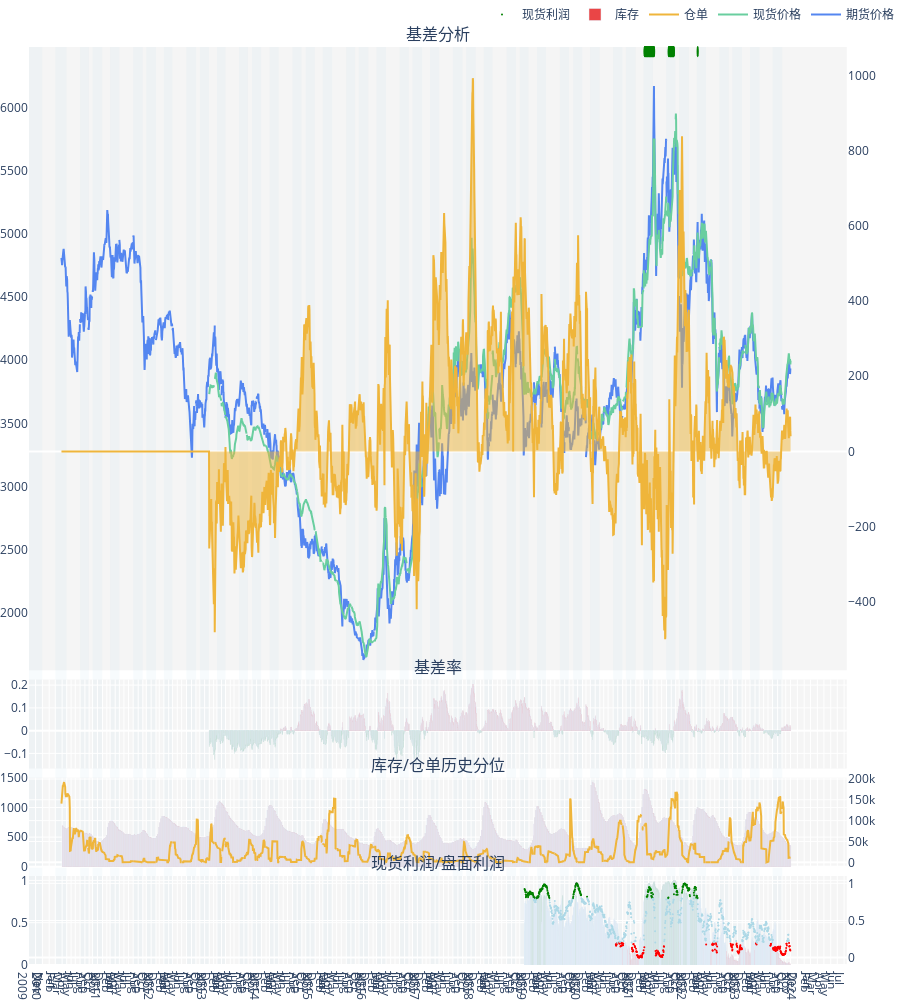

Notebook source saved alongside this figure:
### Code cell
fig = make_subplots(rows=4, cols=1, shared_xaxes=True, 
                    specs=[[{"secondary_y": True}], [{"secondary_y": True}], [{"secondary_y": True}], [{"secondary_y": True}]],
                   vertical_spacing=0.01, 
                   subplot_titles=('基差分析', '基差率', '库存/仓单历史分位', '现货利润/盘面利润'), 
                   row_width=[0.1, 0.1, 0.1, 0.7])

# 创建主图：期货价格、现货价格、基差
fig_future_price = go.Scatter(x=symbol.symbol_data['日期'], y=symbol.symbol_data['主力合约收盘价'], name='期货价格', 
                              marker_color='rgb(84,134,240)')
fig_spot_price = go.Scatter(x=symbol.symbol_data['日期'], y=symbol.symbol_data['现货价格'], name='现货价格', marker_color='rgb(105,206,159)')
fig_basis = go.Scatter(x=symbol.symbol_data['日期'], y=symbol.symbol_data['基差'], stackgroup='one', name='基差', 
                       marker_color='rgb(239,181,59)', showlegend=False)
fig.add_trace(fig_basis, secondary_y=True)
fig.add_trace(fig_future_price, row = 1, col = 1)
fig.add_trace(fig_spot_price, row = 1, col = 1)

# 创建辅图-基差率，并根据基差率正负配色
sign_color_mapping = {0:'green', 1:'red'}
fig_basis_rate = go.Bar(x=symbol.symbol_data['日期'], y = symbol.symbol_data['基差率'], name='基差率',
                        marker=dict(color=symbol.basis_color['基差率颜色'], colorscale=list(sign_color_mapping.values()),
                                    showscale=False),
                        showlegend=False,
                        hovertemplate='%{y:.2%}')
fig.add_trace(fig_basis_rate, row = 2, col = 1)

# 创建辅图-库存/仓单
fig_receipt = go.Scatter(x=symbol.symbol_data['日期'], y=symbol.symbol_data['仓单'], name='仓单', marker_color='rgb(239,181,59)')
fig_storage = go.Bar(x=symbol.symbol_data['日期'], y=symbol.symbol_data['库存'], name='库存', marker_color='rgb(234,69,70)')
fig.add_trace(fig_receipt, row = 3, col = 1, secondary_y=True)
fig.add_trace(fig_storage, row = 3, col = 1)

# 创建辅图-库存/仓单历史时间百分位，并根据分位配色
histroy_color_mapping ={1:'red', 2:'lightblue', 3:'lightblue', 4:'lightblue', 5:'green'}
# df_rank['仓单分位颜色'] = df_rank['仓单历史时间分位'].map(histroy_color_mapping)
# fig_receipt_rank = go.Scatter(x=df_rank['日期'], y=df_rank['仓单历史时间百分位'], name='仓单分位', marker_color='rgb(239,181,59)')
fig_receipt_rank = go.Scatter(x=symbol.data_rank['日期'], y=symbol.data_rank['仓单历史时间百分位'], name='仓单分位', mode='markers',
                              marker=dict(size=2, color=symbol.data_rank['仓单历史时间分位'], colorscale=list(histroy_color_mapping.values())),
                              showlegend=False,
                              hovertemplate='%{y:.2%}')
# fig.add_trace(fig_receipt_rank, row = 3, col = 1, secondary_y=True)
symbol.data_rank['库存分位颜色'] = symbol.data_rank['库存历史时间分位'].map(histroy_color_mapping)
# fig_storage_rank = go.Bar(x=df_rank['日期'], y=df_rank['库存历史时间百分位'], name='库存分位', marker_color='rgb(234,69,70)')
fig_storage_rank = go.Bar(x=symbol.data_rank['日期'], y=symbol.data_rank['库存历史时间百分位'], name='库存分位', marker_color=symbol.data_rank['库存分位颜色'],
                          hovertemplate='%{y:.2%}')
# fig.add_trace(fig_storage_rank, row = 3, col = 1)

# 创建辅图-现货利润/盘面利润
# fig_spot_profit = go.Scatter(x=df_profit['日期'], y=df_profit['现货利润'], name='现货利润', marker_color='rgb(239,181,59)')
# fig_future_profit = go.Bar(x=df_profit['日期'], y=df_profit['盘面利润'], name='盘面利润', marker_color='rgb(234,69,70)')
# fig.add_trace(fig_spot_profit, row = 4, col = 1, secondary_y=True)
# fig.add_trace(fig_future_profit, row = 4, col = 1)

# 创建辅图-现货利润/盘面利润历史时间分位
symbol.data_rank['盘面利润分位颜色'] = symbol.data_rank['盘面利润历史时间分位'].map(histroy_color_mapping)
fig_spot_profit = go.Scatter(x=symbol.data_rank['日期'], y=symbol.data_rank['现货利润历史时间百分位'], name='现货利润', mode='markers',
                             marker=dict(size=2, color=symbol.data_rank['现货利润历史时间分位'], colorscale=list(histroy_color_mapping.values())),
                             hovertemplate='%{y:.2%}')
fig.add_trace(fig_spot_profit, row = 4, col = 1, secondary_y=True)
fig_future_profit = go.Bar(x=symbol.data_rank['日期'], y=symbol.data_rank['盘面利润历史时间百分位'], name='盘面利润', marker_color=symbol.data_rank['盘面利润分位颜色'],
                           showlegend=False,
                           hovertemplate='%{y:.2%}')
fig.add_trace(fig_future_profit, row = 4, col = 1)



# 根据交易时间过滤空数据
trade_date = ak.tool_trade_date_hist_sina()['trade_date']
trade_date = [d.strftime("%Y-%m-%d") for d in trade_date]
dt_all = pd.date_range(start=symbol.symbol_data['日期'].iloc[0],end=symbol.symbol_data['日期'].iloc[-1])
dt_all = [d.strftime("%Y-%m-%d") for d in dt_all]
dt_breaks = list(set(dt_all) - set(trade_date))

for _, row in symbol.spot_months.iterrows():
    fig.add_shape(
        # 矩形
        type="rect",
        # 矩形的坐标
        x0=row['Start Date'],
        x1=row['End Date'],
        y0=0,
        y1=1,
        xref='x',
        yref='paper',
        # 矩形的颜色和透明度
        fillcolor="LightBlue",
        opacity=0.1,
        # 矩形的边框
        line_width=0,
        # 矩形在数据之下
        layer="below"
    )

select_synchronize_index_value = ['基差率', '库存|仓单', '现货利润|盘面利润']
# df_signals =symbol.get_signals(select_synchronize_index_value)
symbol.signals = pd.merge(symbol.symbol_data[['日期', '基差率']],
                        symbol.data_rank[['日期', '库存历史时间分位', '仓单历史时间分位', '现货利润历史时间分位', '盘面利润历史时间分位']],
                        on='日期', how='outer')
symbol.signals['基差率'] = symbol.signals['基差率'].map(lambda x: 1 if x > 0 else (-1 if x < 0 else 0))
# print(symbol.signals)
# # For other columns
# for col in ['库存历史时间分位', '仓单历史时间分位', '现货利润历史时间分位', '盘面利润历史时间分位']:
#     symbol.signals[col] = symbol.signals[col].map(lambda x: -1 if x == 5 else (0 if x != 1 else 1))
for col in ['库存历史时间分位', '仓单历史时间分位', '现货利润历史时间分位', '盘面利润历史时间分位']:
    symbol.signals[col] = symbol.signals[col].map(lambda x: -1 if x == 5 else (0 if x != 1 else 1)).fillna(0).astype(int)
print(symbol.signals)
symbol.signals['库存|仓单'] = symbol.signals['库存历史时间分位'] | symbol.signals['仓单历史时间分位']
symbol.signals['现货利润|盘面利润'] = symbol.signals['现货利润历史时间分位'] | symbol.signals['盘面利润历史时间分位']
if len(select_synchronize_index_value)!=0:
    symbol.signals['信号数量'] = symbol.signals[select_synchronize_index_value].sum(axis=1)

signal_nums = len(select_synchronize_index_value)
df_short_signals = symbol.signals[symbol.signals['信号数量']==-signal_nums]        
for _, row in df_short_signals.iterrows():
    next_day = row['日期'] + timedelta(days=1)
    fig.add_shape(
        type='circle',
        x0=row['日期'], x1=next_day,
        y0=1, y1=0.99,
        xref='x', yref='paper',
        fillcolor='green',
        line_color='green'
    )

# X轴坐标按照年-月显示
fig.update_xaxes(
    showgrid=True,
    zeroline=True,
    dtick="M1",  # 按月显示
    ticklabelmode="period",   # instant  period
    tickformat="%b\n%Y",
    rangebreaks=[dict(values=dt_breaks)],
    rangeslider_visible = False, # 下方滑动条缩放
    # 增加固定范围选择
    # rangeselector = dict(
    #     buttons = list([
    #         dict(count = 1, label = '1M', step = 'month', stepmode = 'backward'),
    #         dict(count = 6, label = '6M', step = 'month', stepmode = 'backward'),
    #         dict(count = 1, label = '1Y', step = 'year', stepmode = 'backward'),
    #         dict(count = 1, label = 'YTD', step = 'year', stepmode = 'todate'),
    #         dict(step = 'all')
    #         ]))
)
#fig.update_traces(xbins_size="M1")
max_y = symbol.symbol_data['主力合约收盘价'] .max() * 1.05
min_y = symbol.symbol_data['主力合约收盘价'] .min() * 0.95
fig.update_layout(
    yaxis_range=[min_y,max_y],
    #autosize=False,
    #width=800,
    height=1000,
    margin=dict(l=0, r=0, t=0, b=0),
    plot_bgcolor='WhiteSmoke',
    xaxis_showgrid=False,
    yaxis_showgrid=False,
    yaxis2_showgrid=False,
    hovermode='x unified',
    legend=dict(
        orientation='h',
        yanchor='bottom',
        y=1.02,
        xanchor='right',
        x=1
    )
)

fig.show()

### Figure 1 — Plotly figure (JSON) as saved in the notebook; plotly's stock layout.template omitted (floating-point values rounded to 4 significant figures; data arrays with more than 128 entries replaced by an {"elided": "..."} marker saying what was removed)
{"data": [{"marker": {"color": "rgb(239,181,59)"}, "name": "基差", "showlegend": false, "stackgroup": "one", "type": "scatter", "x": {"elided": "3412 str values"}, "xaxis": "x", "y": {"elided": "3412 float values"}, "yaxis": "y2"}, {"marker": {"color": "rgb(84,134,240)"}, "name": "期货价格", "type": "scatter", "x": {"elided": "3412 str values"}, "xaxis": "x", "y": {"elided": "3412 int values"}, "yaxis": "y"}, {"marker": {"color": "rgb(105,206,159)"}, "name": "现货价格", "type": "scatter", "x": {"elided": "3412 str values"}, "xaxis": "x", "y": {"elided": "3412 float values"}, "yaxis": "y"}, {"hovertemplate": "%{y:.2%}", "marker": {"color": {"elided": "3412 int values"}, "colorscale": [[0, "green"], [1, "red"]], "showscale": false}, "name": "基差率", "showlegend": false, "type": "bar", "x": {"elided": "3412 str values"}, "xaxis": "x2", "y": {"elided": "3412 float values"}, "yaxis": "y3"}, {"marker": {"color": "rgb(239,181,59)"}, "name": "仓单", "type": "scatter", "x": {"elided": "3412 str values"}, "xaxis": "x3", "y": {"elided": "3412 int values"}, "yaxis": "y6"}, {"marker": {"color": "rgb(234,69,70)"}, "name": "库存", "type": "bar", "x": {"elided": "3412 str values"}, "xaxis": "x3", "y": {"elided": "3412 float values"}, "yaxis": "y5"}, {"hovertemplate": "%{y:.2%}", "marker": {"color": {"elided": "1248 int values"}, "colorscale": [[0, "red"], [0.25, "lightblue"], [0.5, "lightblue"], [0.75, "lightblue"], [1, "green"]], "size": 2}, "mode": "markers", "name": "现货利润", "type": "scatter", "x": {"elided": "1248 str values"}, "xaxis": "x4", "y": {"elided": "1248 float values"}, "yaxis": "y8"}, {"hovertemplate": "%{y:.2%}", "marker": {"color": {"elided": "1248 str values"}}, "name": "盘面利润", "showlegend": false, "type": "bar", "x": {"elided": "1248 str values"}, "xaxis": "x4", "y": {"elided": "1248 float values"}, "yaxis": "y7"}], "layout": {"annotations": [{"font": {"size": 16}, "showarrow": false, "text": "基差分析", "x": 0.47, "xanchor": "center", "xref": "paper", "y": 1, "yanchor": "bottom", "yref": "paper"}, {"font": {"size": 16}, "showarrow": false, "text": "基差率", "x": 0.47, "xanchor": "center", "xref": "paper", "y": 0.311, "yanchor": "bottom", "yref": "paper"}, {"font": {"size": 16}, "showarrow": false, "text": "库存/仓单历史分位", "x": 0.47, "xanchor": "center", "xref": "paper", "y": 0.204, "yanchor": "bottom", "yref": "paper"}, {"font": {"size": 16}, "showarrow": false, "text": "现货利润/盘面利润", "x": 0.47, "xanchor": "center", "xref": "paper", "y": 0.097, "yanchor": "bottom", "yref": "paper"}], "height": 1000, "hovermode": "x unified", "legend": {"orientation": "h", "x": 1, "xanchor": "right", "y": 1.02, "yanchor": "bottom"}, "margin": {"b": 0, "l": 0, "r": 0, "t": 0}, "plot_bgcolor": "WhiteSmoke", "shapes": [{"fillcolor": "LightBlue", "layer": "below", "line": {"width": 0}, "opacity": 0.1, "type": "rect", "x0": "2009-11-01T00:00:00", "x1": "2009-12-31T00:00:00", "xref": "x", "y0": 0, "y1": 1, "yref": "paper"}, {"fillcolor": "LightBlue", "layer": "below", "line": {"width": 0}, "opacity": 0.1, "type": "rect", "x0": "2010-03-01T00:00:00", "x1": "2010-04-30T00:00:00", "xref": "x", "y0": 0, "y1": 1, "yref": "paper"}, {"fillcolor": "LightBlue", "layer": "below", "line": {"width": 0}, "opacity": 0.1, "type": "rect", "x0": "2010-08-01T00:00:00", "x1": "2010-09-30T00:00:00", "xref": "x", "y0": 0, "y1": 1, "yref": "paper"}, {"fillcolor": "LightBlue", "layer": "below", "line": {"width": 0}, "opacity": 0.1, "type": "rect", "x0": "2010-11-01T00:00:00", "x1": "2010-12-31T00:00:00", "xref": "x", "y0": 0, "y1": 1, "yref": "paper"}, {"fillcolor": "LightBlue", "layer": "below", "line": {"width": 0}, "opacity": 0.1, "type": "rect", "x0": "2011-03-01T00:00:00", "x1": "2011-04-30T00:00:00", "xref": "x", "y0": 0, "y1": 1, "yref": "paper"}, {"fillcolor": "LightBlue", "layer": "below", "line": {"width": 0}, "opacity": 0.1, "type": "rect", "x0": "2011-08-01T00:00:00", "x1": "2011-09-30T00:00:00", "xref": "x", "y0": 0, "y1": 1, "yref": "paper"}, {"fillcolor": "LightBlue", "layer": "below", "line": {"width": 0}, "opacity": 0.1, "type": "rect", "x0": "2011-11-01T00:00:00", "x1": "2011-12-31T00:00:00", "xref": "x", "y0": 0, "y1": 1, "yref": "paper"}, {"fillcolor": "LightBlue", "layer": "below", "line": {"width": 0}, "opacity": 0.1, "type": "rect", "x0": "2012-03-01T00:00:00", "x1": "2012-04-30T00:00:00", "xref": "x", "y0": 0, "y1": 1, "yref": "paper"}, {"fillcolor": "LightBlue", "layer": "below", "line": {"width": 0}, "opacity": 0.1, "type": "rect", "x0": "2012-08-01T00:00:00", "x1": "2012-09-30T00:00:00", "xref": "x", "y0": 0, "y1": 1, "yref": "paper"}, {"fillcolor": "LightBlue", "layer": "below", "line": {"width": 0}, "opacity": 0.1, "type": "rect", "x0": "2012-11-01T00:00:00", "x1": "2012-12-31T00:00:00", "xref": "x", "y0": 0, "y1": 1, "yref": "paper"}, {"fillcolor": "LightBlue", "layer": "below", "line": {"width": 0}, "opacity": 0.1, "type": "rect", "x0": "2013-03-01T00:00:00", "x1": "2013-04-30T00:00:00", "xref": "x", "y0": 0, "y1": 1, "yref": "paper"}, {"fillcolor": "LightBlue", "layer": "below", "line": {"width": 0}, "opacity": 0.1, "type": "rect", "x0": "2013-08-01T00:00:00", "x1": "2013-09-30T00:00:00", "xref": "x", "y0": 0, "y1": 1, "yref": "paper"}, {"fillcolor": "LightBlue", "layer": "below", "line": {"width": 0}, "opacity": 0.1, "type": "rect", "x0": "2013-11-01T00:00:00", "x1": "2013-12-31T00:00:00", "xref": "x", "y0": 0, "y1": 1, "yref": "paper"}, {"fillcolor": "LightBlue", "layer": "below", "line": {"width": 0}, "opacity": 0.1, "type": "rect", "x0": "2014-03-01T00:00:00", "x1": "2014-04-30T00:00:00", "xref": "x", "y0": 0, "y1": 1, "yref": "paper"}, {"fillcolor": "LightBlue", "layer": "below", "line": {"width": 0}, "opacity": 0.1, "type": "rect", "x0": "2014-08-01T00:00:00", "x1": "2014-09-30T00:00:00", "xref": "x", "y0": 0, "y1": 1, "yref": "paper"}, {"fillcolor": "LightBlue", "layer": "below", "line": {"width": 0}, "opacity": 0.1, "type": "rect", "x0": "2014-11-01T00:00:00", "x1": "2014-12-31T00:00:00", "xref": "x", "y0": 0, "y1": 1, "yref": "paper"}, {"fillcolor": "LightBlue", "layer": "below", "line": {"width": 0}, "opacity": 0.1, "type": "rect", "x0": "2015-03-01T00:00:00", "x1": "2015-04-30T00:00:00", "xref": "x", "y0": 0, "y1": 1, "yref": "paper"}, {"fillcolor": "LightBlue", "layer": "below", "line": {"width": 0}, "opacity": 0.1, "type": "rect", "x0": "2015-08-01T00:00:00", "x1": "2015-09-30T00:00:00", "xref": "x", "y0": 0, "y1": 1, "yref": "paper"}, {"fillcolor": "LightBlue", "layer": "below", "line": {"width": 0}, "opacity": 0.1, "type": "rect", "x0": "2015-11-01T00:00:00", "x1": "2015-12-31T00:00:00", "xref": "x", "y0": 0, "y1": 1, "yref": "paper"}, {"fillcolor": "LightBlue", "layer": "below", "line": {"width": 0}, "opacity": 0.1, "type": "rect", "x0": "2016-03-01T00:00:00", "x1": "2016-04-30T00:00:00", "xref": "x", "y0": 0, "y1": 1, "yref": "paper"}, {"fillcolor": "LightBlue", "layer": "below", "line": {"width": 0}, "opacity": 0.1, "type": "rect", "x0": "2016-08-01T00:00:00", "x1": "2016-09-30T00:00:00", "xref": "x", "y0": 0, "y1": 1, "yref": "paper"}, {"fillcolor": "LightBlue", "layer": "below", "line": {"width": 0}, "opacity": 0.1, "type": "rect", "x0": "2016-11-01T00:00:00", "x1": "2016-12-31T00:00:00", "xref": "x", "y0": 0, "y1": 1, "yref": "paper"}, {"fillcolor": "LightBlue", "layer": "below", "line": {"width": 0}, "opacity": 0.1, "type": "rect", "x0": "2017-03-01T00:00:00", "x1": "2017-04-30T00:00:00", "xref": "x", "y0": 0, "y1": 1, "yref": "paper"}, {"fillcolor": "LightBlue", "layer": "below", "line": {"width": 0}, "opacity": 0.1, "type": "rect", "x0": "2017-08-01T00:00:00", "x1": "2017-09-30T00:00:00", "xref": "x", "y0": 0, "y1": 1, "yref": "paper"}, {"fillcolor": "LightBlue", "layer": "below", "line": {"width": 0}, "opacity": 0.1, "type": "rect", "x0": "2017-11-01T00:00:00", "x1": "2017-12-31T00:00:00", "xref": "x", "y0": 0, "y1": 1, "yref": "paper"}, {"fillcolor": "LightBlue", "layer": "below", "line": {"width": 0}, "opacity": 0.1, "type": "rect", "x0": "2018-03-01T00:00:00", "x1": "2018-04-30T00:00:00", "xref": "x", "y0": 0, "y1": 1, "yref": "paper"}, {"fillcolor": "LightBlue", "layer": "below", "line": {"width": 0}, "opacity": 0.1, "type": "rect", "x0": "2018-08-01T00:00:00", "x1": "2018-09-30T00:00:00", "xref": "x", "y0": 0, "y1": 1, "yref": "paper"}, {"fillcolor": "LightBlue", "layer": "below", "line": {"width": 0}, "opacity": 0.1, "type": "rect", "x0": "2018-11-01T00:00:00", "x1": "2018-12-31T00:00:00", "xref": "x", "y0": 0, "y1": 1, "yref": "paper"}, {"fillcolor": "LightBlue", "layer": "below", "line": {"width": 0}, "opacity": 0.1, "type": "rect", "x0": "2019-03-01T00:00:00", "x1": "2019-04-30T00:00:00", "xref": "x", "y0": 0, "y1": 1, "yref": "paper"}, {"fillcolor": "LightBlue", "layer": "below", "line": {"width": 0}, "opacity": 0.1, "type": "rect", "x0": "2019-08-01T00:00:00", "x1": "2019-09-30T00:00:00", "xref": "x", "y0": 0, "y1": 1, "yref": "paper"}, {"fillcolor": "LightBlue", "layer": "below", "line": {"width": 0}, "opacity": 0.1, "type": "rect", "x0": "2019-11-01T00:00:00", "x1": "2019-12-31T00:00:00", "xref": "x", "y0": 0, "y1": 1, "yref": "paper"}, {"fillcolor": "LightBlue", "layer": "below", "line": {"width": 0}, "opacity": 0.1, "type": "rect", "x0": "2020-03-01T00:00:00", "x1": "2020-04-30T00:00:00", "xref": "x", "y0": 0, "y1": 1, "yref": "paper"}, {"fillcolor": "LightBlue", "layer": "below", "line": {"width": 0}, "opacity": 0.1, "type": "rect", "x0": "2020-08-01T00:00:00", "x1": "2020-09-30T00:00:00", "xref": "x", "y0": 0, "y1": 1, "yref": "paper"}, {"fillcolor": "LightBlue", "layer": "below", "line": {"width": 0}, "opacity": 0.1, "type": "rect", "x0": "2020-11-01T00:00:00", "x1": "2020-12-31T00:00:00", "xref": "x", "y0": 0, "y1": 1, "yref": "paper"}, {"fillcolor": "LightBlue", "layer": "below", "line": {"width": 0}, "opacity": 0.1, "type": "rect", "x0": "2021-03-01T00:00:00", "x1": "2021-04-30T00:00:00", "xref": "x", "y0": 0, "y1": 1, "yref": "paper"}, {"fillcolor": "LightBlue", "layer": "below", "line": {"width": 0}, "opacity": 0.1, "type": "rect", "x0": "2021-08-01T00:00:00", "x1": "2021-09-30T00:00:00", "xref": "x", "y0": 0, "y1": 1, "yref": "paper"}, {"fillcolor": "LightBlue", "layer": "below", "line": {"width": 0}, "opacity": 0.1, "type": "rect", "x0": "2021-11-01T00:00:00", "x1": "2021-12-31T00:00:00", "xref": "x", "y0": 0, "y1": 1, "yref": "paper"}, {"fillcolor": "LightBlue", "layer": "below", "line": {"width": 0}, "opacity": 0.1, "type": "rect", "x0": "2022-03-01T00:00:00", "x1": "2022-04-30T00:00:00", "xref": "x", "y0": 0, "y1": 1, "yref": "paper"}, {"fillcolor": "LightBlue", "layer": "below", "line": {"width": 0}, "opacity": 0.1, "type": "rect", "x0": "2022-08-01T00:00:00", "x1": "2022-09-30T00:00:00", "xref": "x", "y0": 0, "y1": 1, "yref": "paper"}, {"fillcolor": "LightBlue", "layer": "below", "line": {"width": 0}, "opacity": 0.1, "type": "rect", "x0": "2022-11-01T00:00:00", "x1": "2022-12-31T00:00:00", "xref": "x", "y0": 0, "y1": 1, "yref": "paper"}, {"fillcolor": "LightBlue", "layer": "below", "line": {"width": 0}, "opacity": 0.1, "type": "rect", "x0": "2023-03-01T00:00:00", "x1": "2023-04-30T00:00:00", "xref": "x", "y0": 0, "y1": 1, "yref": "paper"}, {"fillcolor": "LightBlue", "layer": "below", "line": {"width": 0}, "opacity": 0.1, "type": "rect", "x0": "2023-08-01T00:00:00", "x1": "2023-09-30T00:00:00", "xref": "x", "y0": 0, "y1": 1, "yref": "paper"}, {"fillcolor": "green", "line": {"color": "green"}, "type": "circle", "x0": "2021-03-08T00:00:00", "x1": "2021-03-09T00:00:00", "xref": "x", "y0": 1, "y1": 0.99, "yref": "paper"}, {"fillcolor": "green", "line": {"color": "green"}, "type": "circle", "x0": "2021-03-09T00:00:00", "x1": "2021-03-10T00:00:00", "xref": "x", "y0": 1, "y1": 0.99, "yref": "paper"}, {"fillcolor": "green", "line": {"color": "green"}, "type": "circle", "x0": "2021-03-10T00:00:00", "x1": "2021-03-11T00:00:00", "xref": "x", "y0": 1, "y1": 0.99, "yref": "paper"}, {"fillcolor": "green", "line": {"color": "green"}, "type": "circle", "x0": "2021-03-12T00:00:00", "x1": "2021-03-13T00:00:00", "xref": "x", "y0": 1, "y1": 0.99, "yref": "paper"}, {"fillcolor": "green", "line": {"color": "green"}, "type": "circle", "x0": "2021-03-15T00:00:00", "x1": "2021-03-16T00:00:00", "xref": "x", "y0": 1, "y1": 0.99, "yref": "paper"}, {"fillcolor": "green", "line": {"color": "green"}, "type": "circle", "x0": "2021-03-16T00:00:00", "x1": "2021-03-17T00:00:00", "xref": "x", "y0": 1, "y1": 0.99, "yref": "paper"}, {"fillcolor": "green", "line": {"color": "green"}, "type": "circle", "x0": "2021-03-17T00:00:00", "x1": "2021-03-18T00:00:00", "xref": "x", "y0": 1, "y1": 0.99, "yref": "paper"}, {"fillcolor": "green", "line": {"color": "green"}, "type": "circle", "x0": "2021-03-18T00:00:00", "x1": "2021-03-19T00:00:00", "xref": "x", "y0": 1, "y1": 0.99, "yref": "paper"}, {"fillcolor": "green", "line": {"color": "green"}, "type": "circle", "x0": "2021-03-19T00:00:00", "x1": "2021-03-20T00:00:00", "xref": "x", "y0": 1, "y1": 0.99, "yref": "paper"}, {"fillcolor": "green", "line": {"color": "green"}, "type": "circle", "x0": "2021-03-22T00:00:00", "x1": "2021-03-23T00:00:00", "xref": "x", "y0": 1, "y1": 0.99, "yref": "paper"}, {"fillcolor": "green", "line": {"color": "green"}, "type": "circle", "x0": "2021-03-23T00:00:00", "x1": "2021-03-24T00:00:00", "xref": "x", "y0": 1, "y1": 0.99, "yref": "paper"}, {"fillcolor": "green", "line": {"color": "green"}, "type": "circle", "x0": "2021-03-24T00:00:00", "x1": "2021-03-25T00:00:00", "xref": "x", "y0": 1, "y1": 0.99, "yref": "paper"}, {"fillcolor": "green", "line": {"color": "green"}, "type": "circle", "x0": "2021-03-25T00:00:00", "x1": "2021-03-26T00:00:00", "xref": "x", "y0": 1, "y1": 0.99, "yref": "paper"}, {"fillcolor": "green", "line": {"color": "green"}, "type": "circle", "x0": "2021-03-26T00:00:00", "x1": "2021-03-27T00:00:00", "xref": "x", "y0": 1, "y1": 0.99, "yref": "paper"}, {"fillcolor": "green", "line": {"color": "green"}, "type": "circle", "x0": "2021-03-29T00:00:00", "x1": "2021-03-30T00:00:00", "xref": "x", "y0": 1, "y1": 0.99, "yref": "paper"}, {"fillcolor": "green", "line": {"color": "green"}, "type": "circle", "x0": "2021-03-30T00:00:00", "x1": "2021-03-31T00:00:00", "xref": "x", "y0": 1, "y1": 0.99, "yref": "paper"}, {"fillcolor": "green", "line": {"color": "green"}, "type": "circle", "x0": "2021-03-31T00:00:00", "x1": "2021-04-01T00:00:00", "xref": "x", "y0": 1, "y1": 0.99, "yref": "paper"}, {"fillcolor": "green", "line": {"color": "green"}, "type": "circle", "x0": "2021-04-01T00:00:00", "x1": "2021-04-02T00:00:00", "xref": "x", "y0": 1, "y1": 0.99, "yref": "paper"}, {"fillcolor": "green", "line": {"color": "green"}, "type": "circle", "x0": "2021-04-02T00:00:00", "x1": "2021-04-03T00:00:00", "xref": "x", "y0": 1, "y1": 0.99, "yref": "paper"}, {"fillcolor": "green", "line": {"color": "green"}, "type": "circle", "x0": "2021-04-06T00:00:00", "x1": "2021-04-07T00:00:00", "xref": "x", "y0": 1, "y1": 0.99, "yref": "paper"}, {"fillcolor": "green", "line": {"color": "green"}, "type": "circle", "x0": "2021-04-07T00:00:00", "x1": "2021-04-08T00:00:00", "xref": "x", "y0": 1, "y1": 0.99, "yref": "paper"}, {"fillcolor": "green", "line": {"color": "green"}, "type": "circle", "x0": "2021-04-08T00:00:00", "x1": "2021-04-09T00:00:00", "xref": "x", "y0": 1, "y1": 0.99, "yref": "paper"}, {"fillcolor": "green", "line": {"color": "green"}, "type": "circle", "x0": "2021-04-09T00:00:00", "x1": "2021-04-10T00:00:00", "xref": "x", "y0": 1, "y1": 0.99, "yref": "paper"}, {"fillcolor": "green", "line": {"color": "green"}, "type": "circle", "x0": "2021-04-12T00:00:00", "x1": "2021-04-13T00:00:00", "xref": "x", "y0": 1, "y1": 0.99, "yref": "paper"}, {"fillcolor": "green", "line": {"color": "green"}, "type": "circle", "x0": "2021-04-13T00:00:00", "x1": "2021-04-14T00:00:00", "xref": "x", "y0": 1, "y1": 0.99, "yref": "paper"}, {"fillcolor": "green", "line": {"color": "green"}, "type": "circle", "x0": "2021-04-14T00:00:00", "x1": "2021-04-15T00:00:00", "xref": "x", "y0": 1, "y1": 0.99, "yref": "paper"}, {"fillcolor": "green", "line": {"color": "green"}, "type": "circle", "x0": "2021-04-15T00:00:00", "x1": "2021-04-16T00:00:00", "xref": "x", "y0": 1, "y1": 0.99, "yref": "paper"}, {"fillcolor": "green", "line": {"color": "green"}, "type": "circle", "x0": "2021-04-16T00:00:00", "x1": "2021-04-17T00:00:00", "xref": "x", "y0": 1, "y1": 0.99, "yref": "paper"}, {"fillcolor": "green", "line": {"color": "green"}, "type": "circle", "x0": "2021-04-19T00:00:00", "x1": "2021-04-20T00:00:00", "xref": "x", "y0": 1, "y1": 0.99, "yref": "paper"}, {"fillcolor": "green", "line": {"color": "green"}, "type": "circle", "x0": "2021-04-20T00:00:00", "x1": "2021-04-21T00:00:00", "xref": "x", "y0": 1, "y1": 0.99, "yref": "paper"}, {"fillcolor": "green", "line": {"color": "green"}, "type": "circle", "x0": "2021-04-21T00:00:00", "x1": "2021-04-22T00:00:00", "xref": "x", "y0": 1, "y1": 0.99, "yref": "paper"}, {"fillcolor": "green", "line": {"color": "green"}, "type": "circle", "x0": "2021-04-22T00:00:00", "x1": "2021-04-23T00:00:00", "xref": "x", "y0": 1, "y1": 0.99, "yref": "paper"}, {"fillcolor": "green", "line": {"color": "green"}, "type": "circle", "x0": "2021-04-23T00:00:00", "x1": "2021-04-24T00:00:00", "xref": "x", "y0": 1, "y1": 0.99, "yref": "paper"}, {"fillcolor": "green", "line": {"color": "green"}, "type": "circle", "x0": "2021-04-26T00:00:00", "x1": "2021-04-27T00:00:00", "xref": "x", "y0": 1, "y1": 0.99, "yref": "paper"}, {"fillcolor": "green", "line": {"color": "green"}, "type": "circle", "x0": "2021-04-27T00:00:00", "x1": "2021-04-28T00:00:00", "xref": "x", "y0": 1, "y1": 0.99, "yref": "paper"}, {"fillcolor": "green", "line": {"color": "green"}, "type": "circle", "x0": "2021-04-28T00:00:00", "x1": "2021-04-29T00:00:00", "xref": "x", "y0": 1, "y1": 0.99, "yref": "paper"}, {"fillcolor": "green", "line": {"color": "green"}, "type": "circle", "x0": "2021-04-29T00:00:00", "x1": "2021-04-30T00:00:00", "xref": "x", "y0": 1, "y1": 0.99, "yref": "paper"}, {"fillcolor": "green", "line": {"color": "green"}, "type": "circle", "x0": "2021-04-30T00:00:00", "x1": "2021-05-01T00:00:00", "xref": "x", "y0": 1, "y1": 0.99, "yref": "paper"}, {"fillcolor": "green", "line": {"color": "green"}, "type": "circle", "x0": "2021-05-06T00:00:00", "x1": "2021-05-07T00:00:00", "xref": "x", "y0": 1, "y1": 0.99, "yref": "paper"}, {"fillcolor": "green", "line": {"color": "green"}, "type": "circle", "x0": "2021-05-07T00:00:00", "x1": "2021-05-08T00:00:00", "xref": "x", "y0": 1, "y1": 0.99, "yref": "paper"}, {"fillcolor": "green", "line": {"color": "green"}, "type": "circle", "x0": "2021-05-10T00:00:00", "x1": "2021-05-11T00:00:00", "xref": "x", "y0": 1, "y1": 0.99, "yref": "paper"}, {"fillcolor": "green", "line": {"color": "green"}, "type": "circle", "x0": "2021-05-11T00:00:00", "x1": "2021-05-12T00:00:00", "xref": "x", "y0": 1, "y1": 0.99, "yref": "paper"}, {"fillcolor": "green", "line": {"color": "green"}, "type": "circle", "x0": "2021-05-12T00:00:00", "x1": "2021-05-13T00:00:00", "xref": "x", "y0": 1, "y1": 0.99, "yref": "paper"}, {"fillcolor": "green", "line": {"color": "green"}, "type": "circle", "x0": "2021-08-16T00:00:00", "x1": "2021-08-17T00:00:00", "xref": "x", "y0": 1, "y1": 0.99, "yref": "paper"}, {"fillcolor": "green", "line": {"color": "green"}, "type": "circle", "x0": "2021-08-17T00:00:00", "x1": "2021-08-18T00:00:00", "xref": "x", "y0": 1, "y1": 0.99, "yref": "paper"}, {"fillcolor": "green", "line": {"color": "green"}, "type": "circle", "x0": "2021-08-18T00:00:00", "x1": "2021-08-19T00:00:00", "xref": "x", "y0": 1, "y1": 0.99, "yref": "paper"}, {"fillcolor": "green", "line": {"color": "green"}, "type": "circle", "x0": "2021-08-23T00:00:00", "x1": "2021-08-24T00:00:00", "xref": "x", "y0": 1, "y1": 0.99, "yref": "paper"}, {"fillcolor": "green", "line": {"color": "green"}, "type": "circle", "x0": "2021-08-24T00:00:00", "x1": "2021-08-25T00:00:00", "xref": "x", "y0": 1, "y1": 0.99, "yref": "paper"}, {"fillcolor": "green", "line": {"color": "green"}, "type": "circle", "x0": "2021-08-25T00:00:00", "x1": "2021-08-26T00:00:00", "xref": "x", "y0": 1, "y1": 0.99, "yref": "paper"}, {"fillcolor": "green", "line": {"color": "green"}, "type": "circle", "x0": "2021-08-26T00:00:00", "x1": "2021-08-27T00:00:00", "xref": "x", "y0": 1, "y1": 0.99, "yref": "paper"}, {"fillcolor": "green", "line": {"color": "green"}, "type": "circle", "x0": "2021-08-27T00:00:00", "x1": "2021-08-28T00:00:00", "xref": "x", "y0": 1, "y1": 0.99, "yref": "paper"}, {"fillcolor": "green", "line": {"color": "green"}, "type": "circle", "x0": "2021-08-30T00:00:00", "x1": "2021-08-31T00:00:00", "xref": "x", "y0": 1, "y1": 0.99, "yref": "paper"}, {"fillcolor": "green", "line": {"color": "green"}, "type": "circle", "x0": "2021-08-31T00:00:00", "x1": "2021-09-01T00:00:00", "xref": "x", "y0": 1, "y1": 0.99, "yref": "paper"}, {"fillcolor": "green", "line": {"color": "green"}, "type": "circle", "x0": "2021-09-01T00:00:00", "x1": "2021-09-02T00:00:00", "xref": "x", "y0": 1, "y1": 0.99, "yref": "paper"}, {"fillcolor": "green", "line": {"color": "green"}, "type": "circle", "x0": "2021-09-02T00:00:00", "x1": "2021-09-03T00:00:00", "xref": "x", "y0": 1, "y1": 0.99, "yref": "paper"}, {"fillcolor": "green", "line": {"color": "green"}, "type": "circle", "x0": "2021-09-03T00:00:00", "x1": "2021-09-04T00:00:00", "xref": "x", "y0": 1, "y1": 0.99, "yref": "paper"}, {"fillcolor": "green", "line": {"color": "green"}, "type": "circle", "x0": "2021-09-06T00:00:00", "x1": "2021-09-07T00:00:00", "xref": "x", "y0": 1, "y1": 0.99, "yref": "paper"}, {"fillcolor": "green", "line": {"color": "green"}, "type": "circle", "x0": "2021-09-07T00:00:00", "x1": "2021-09-08T00:00:00", "xref": "x", "y0": 1, "y1": 0.99, "yref": "paper"}, {"fillcolor": "green", "line": {"color": "green"}, "type": "circle", "x0": "2021-09-08T00:00:00", "x1": "2021-09-09T00:00:00", "xref": "x", "y0": 1, "y1": 0.99, "yref": "paper"}, {"fillcolor": "green", "line": {"color": "green"}, "type": "circle", "x0": "2021-09-09T00:00:00", "x1": "2021-09-10T00:00:00", "xref": "x", "y0": 1, "y1": 0.99, "yref": "paper"}, {"fillcolor": "green", "line": {"color": "green"}, "type": "circle", "x0": "2021-09-10T00:00:00", "x1": "2021-09-11T00:00:00", "xref": "x", "y0": 1, "y1": 0.99, "yref": "paper"}, {"fillcolor": "green", "line": {"color": "green"}, "type": "circle", "x0": "2021-09-13T00:00:00", "x1": "2021-09-14T00:00:00", "xref": "x", "y0": 1, "y1": 0.99, "yref": "paper"}, {"fillcolor": "green", "line": {"color": "green"}, "type": "circle", "x0": "2021-09-14T00:00:00", "x1": "2021-09-15T00:00:00", "xref": "x", "y0": 1, "y1": 0.99, "yref": "paper"}, {"fillcolor": "green", "line": {"color": "green"}, "type": "circle", "x0": "2021-09-15T00:00:00", "x1": "2021-09-16T00:00:00", "xref": "x", "y0": 1, "y1": 0.99, "yref": "paper"}, {"fillcolor": "green", "line": {"color": "green"}, "type": "circle", "x0": "2021-09-16T00:00:00", "x1": "2021-09-17T00:00:00", "xref": "x", "y0": 1, "y1": 0.99, "yref": "paper"}, {"fillcolor": "green", "line": {"color": "green"}, "type": "circle", "x0": "2022-03-07T00:00:00", "x1": "2022-03-08T00:00:00", "xref": "x", "y0": 1, "y1": 0.99, "yref": "paper"}], "xaxis": {"anchor": "y", "domain": [0, 0.94], "dtick": "M1", "matches": "x4", "rangebreaks": [{"values": {"elided": "1670 str values"}}], "rangeslider": {"visible": false}, "showgrid": false, "showticklabels": false, "tickformat": "%b\n%Y", "ticklabelmode": "period", "zeroline": true}, "xaxis2": {"anchor": "y3", "domain": [0, 0.94], "dtick": "M1", "matches": "x4", "rangebreaks": [{"values": {"elided": "1670 str values"}}], "rangeslider": {"visible": false}, "showgrid": true, "showticklabels": false, "tickformat": "%b\n%Y", "ticklabelmode": "period", "zeroline": true}, "xaxis3": {"anchor": "y5", "domain": [0, 0.94], "dtick": "M1", "matches": "x4", "rangebreaks": [{"values": {"elided": "1670 str values"}}], "rangeslider": {"visible": false}, "showgrid": true, "showticklabels": false, "tickformat": "%b\n%Y", "ticklabelmode": "period", "zeroline": true}, "xaxis4": {"anchor": "y7", "domain": [0, 0.94], "dtick": "M1", "rangebreaks": [{"values": {"elided": "1670 str values"}}], "rangeslider": {"visible": false}, "showgrid": true, "tickformat": "%b\n%Y", "ticklabelmode": "period", "zeroline": true}, "yaxis": {"anchor": "x", "domain": [0.321, 1], "range": [1545.0, 6480.0], "showgrid": false}, "yaxis2": {"anchor": "x", "overlaying": "y", "showgrid": false, "side": "right"}, "yaxis3": {"anchor": "x2", "domain": [0.214, 0.311]}, "yaxis4": {"anchor": "x2", "overlaying": "y3", "side": "right"}, "yaxis5": {"anchor": "x3", "domain": [0.107, 0.204]}, "yaxis6": {"anchor": "x3", "overlaying": "y5", "side": "right"}, "yaxis7": {"anchor": "x4", "domain": [0, 0.097]}, "yaxis8": {"anchor": "x4", "overlaying": "y7", "side": "right"}}}
